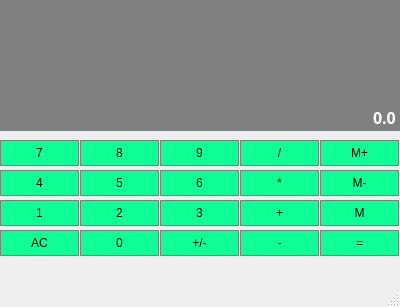
<?xml version="1.0" encoding="UTF-8"?>
<ui version="4.0">
 <class>Calculator</class>
 <widget class="QMainWindow" name="Calculator">
  <property name="geometry">
   <rect>
    <x>0</x>
    <y>0</y>
    <width>400</width>
    <height>307</height>
   </rect>
  </property>
  <property name="windowTitle">
   <string>Calculator</string>
  </property>
  <widget class="QWidget" name="centralWidget">
   <widget class="QLineEdit" name="Display">
    <property name="geometry">
     <rect>
      <x>0</x>
      <y>0</y>
      <width>401</width>
      <height>131</height>
     </rect>
    </property>
    <property name="sizePolicy">
     <sizepolicy hsizetype="Preferred" vsizetype="Expanding">
      <horstretch>0</horstretch>
      <verstretch>0</verstretch>
     </sizepolicy>
    </property>
    <property name="font">
     <font>
      <family>Garuda</family>
      <pointsize>12</pointsize>
      <weight>75</weight>
      <bold>true</bold>
     </font>
    </property>
    <property name="styleSheet">
     <string notr="true">QLineEdit{
	background-color: gray;
	border: 1px solid gray;
	color: #ffffff;
}</string>
    </property>
    <property name="text">
     <string>0.0</string>
    </property>
    <property name="alignment">
     <set>Qt::AlignBottom|Qt::AlignRight|Qt::AlignTrailing</set>
    </property>
   </widget>
   <widget class="QPushButton" name="Button7">
    <property name="geometry">
     <rect>
      <x>0</x>
      <y>140</y>
      <width>79</width>
      <height>26</height>
     </rect>
    </property>
    <property name="sizePolicy">
     <sizepolicy hsizetype="Preferred" vsizetype="Preferred">
      <horstretch>0</horstretch>
      <verstretch>0</verstretch>
     </sizepolicy>
    </property>
    <property name="styleSheet">
     <string notr="true">QPushButton{
	background-color: rgb(14, 255, 147);
	border: 1px solid gray;
	padding: 5px;
}
QPushButton:pressed{
	background-color: rgb(65, 52, 255);
	border: 1px solid gray;
	padding: 5px;
}</string>
    </property>
    <property name="text">
     <string>7</string>
    </property>
   </widget>
   <widget class="QPushButton" name="Divide">
    <property name="geometry">
     <rect>
      <x>240</x>
      <y>140</y>
      <width>79</width>
      <height>26</height>
     </rect>
    </property>
    <property name="sizePolicy">
     <sizepolicy hsizetype="Preferred" vsizetype="Preferred">
      <horstretch>0</horstretch>
      <verstretch>0</verstretch>
     </sizepolicy>
    </property>
    <property name="styleSheet">
     <string notr="true">QPushButton{
	background-color: rgb(14, 255, 147);
	border: 1px solid gray;
	padding: 5px;
}
QPushButton:pressed{
	background-color: rgb(65, 52, 255);
	border: 1px solid gray;
	padding: 5px;
}</string>
    </property>
    <property name="text">
     <string>/</string>
    </property>
   </widget>
   <widget class="QPushButton" name="Button8">
    <property name="geometry">
     <rect>
      <x>80</x>
      <y>140</y>
      <width>79</width>
      <height>26</height>
     </rect>
    </property>
    <property name="sizePolicy">
     <sizepolicy hsizetype="Preferred" vsizetype="Preferred">
      <horstretch>0</horstretch>
      <verstretch>0</verstretch>
     </sizepolicy>
    </property>
    <property name="styleSheet">
     <string notr="true">QPushButton{
	background-color: rgb(14, 255, 147);
	border: 1px solid gray;
	padding: 5px;
}
QPushButton:pressed{
	background-color: rgb(65, 52, 255);
	border: 1px solid gray;
	padding: 5px;
}</string>
    </property>
    <property name="text">
     <string>8</string>
    </property>
   </widget>
   <widget class="QPushButton" name="Button9">
    <property name="geometry">
     <rect>
      <x>160</x>
      <y>140</y>
      <width>79</width>
      <height>26</height>
     </rect>
    </property>
    <property name="sizePolicy">
     <sizepolicy hsizetype="Preferred" vsizetype="Preferred">
      <horstretch>0</horstretch>
      <verstretch>0</verstretch>
     </sizepolicy>
    </property>
    <property name="styleSheet">
     <string notr="true">QPushButton{
	background-color: rgb(14, 255, 147);
	border: 1px solid gray;
	padding: 5px;
}
QPushButton:pressed{
	background-color: rgb(65, 52, 255);
	border: 1px solid gray;
	padding: 5px;
}</string>
    </property>
    <property name="text">
     <string>9</string>
    </property>
   </widget>
   <widget class="QPushButton" name="MemAdd">
    <property name="geometry">
     <rect>
      <x>320</x>
      <y>140</y>
      <width>79</width>
      <height>26</height>
     </rect>
    </property>
    <property name="sizePolicy">
     <sizepolicy hsizetype="Preferred" vsizetype="Preferred">
      <horstretch>0</horstretch>
      <verstretch>0</verstretch>
     </sizepolicy>
    </property>
    <property name="styleSheet">
     <string notr="true">QPushButton{
	background-color: rgb(14, 255, 147);
	border: 1px solid gray;
	padding: 5px;
}
QPushButton:pressed{
	background-color: rgb(65, 52, 255);
	border: 1px solid gray;
	padding: 5px;
}</string>
    </property>
    <property name="text">
     <string>M+</string>
    </property>
   </widget>
   <widget class="QPushButton" name="Button4">
    <property name="geometry">
     <rect>
      <x>0</x>
      <y>170</y>
      <width>79</width>
      <height>26</height>
     </rect>
    </property>
    <property name="sizePolicy">
     <sizepolicy hsizetype="Preferred" vsizetype="Preferred">
      <horstretch>0</horstretch>
      <verstretch>0</verstretch>
     </sizepolicy>
    </property>
    <property name="styleSheet">
     <string notr="true">QPushButton{
	background-color: rgb(14, 255, 147);
	border: 1px solid gray;
	padding: 5px;
}
QPushButton:pressed{
	background-color: rgb(65, 52, 255);
	border: 1px solid gray;
	padding: 5px;
}</string>
    </property>
    <property name="text">
     <string>4</string>
    </property>
   </widget>
   <widget class="QPushButton" name="MemClear">
    <property name="geometry">
     <rect>
      <x>320</x>
      <y>170</y>
      <width>79</width>
      <height>26</height>
     </rect>
    </property>
    <property name="sizePolicy">
     <sizepolicy hsizetype="Preferred" vsizetype="Preferred">
      <horstretch>0</horstretch>
      <verstretch>0</verstretch>
     </sizepolicy>
    </property>
    <property name="styleSheet">
     <string notr="true">QPushButton{
	background-color: rgb(14, 255, 147);
	border: 1px solid gray;
	padding: 5px;
}
QPushButton:pressed{
	background-color: rgb(65, 52, 255);
	border: 1px solid gray;
	padding: 5px;
}</string>
    </property>
    <property name="text">
     <string>M-</string>
    </property>
   </widget>
   <widget class="QPushButton" name="Button6">
    <property name="geometry">
     <rect>
      <x>160</x>
      <y>170</y>
      <width>79</width>
      <height>26</height>
     </rect>
    </property>
    <property name="sizePolicy">
     <sizepolicy hsizetype="Preferred" vsizetype="Preferred">
      <horstretch>0</horstretch>
      <verstretch>0</verstretch>
     </sizepolicy>
    </property>
    <property name="styleSheet">
     <string notr="true">QPushButton{
	background-color: rgb(14, 255, 147);
	border: 1px solid gray;
	padding: 5px;
}
QPushButton:pressed{
	background-color: rgb(65, 52, 255);
	border: 1px solid gray;
	padding: 5px;
}</string>
    </property>
    <property name="text">
     <string>6</string>
    </property>
   </widget>
   <widget class="QPushButton" name="Multiply">
    <property name="geometry">
     <rect>
      <x>240</x>
      <y>170</y>
      <width>79</width>
      <height>26</height>
     </rect>
    </property>
    <property name="sizePolicy">
     <sizepolicy hsizetype="Preferred" vsizetype="Preferred">
      <horstretch>0</horstretch>
      <verstretch>0</verstretch>
     </sizepolicy>
    </property>
    <property name="styleSheet">
     <string notr="true">QPushButton{
	background-color: rgb(14, 255, 147);
	border: 1px solid gray;
	padding: 5px;
}
QPushButton:pressed{
	background-color: rgb(65, 52, 255);
	border: 1px solid gray;
	padding: 5px;
}</string>
    </property>
    <property name="text">
     <string>*</string>
    </property>
   </widget>
   <widget class="QPushButton" name="Button5">
    <property name="geometry">
     <rect>
      <x>80</x>
      <y>170</y>
      <width>79</width>
      <height>26</height>
     </rect>
    </property>
    <property name="sizePolicy">
     <sizepolicy hsizetype="Preferred" vsizetype="Preferred">
      <horstretch>0</horstretch>
      <verstretch>0</verstretch>
     </sizepolicy>
    </property>
    <property name="styleSheet">
     <string notr="true">QPushButton{
	background-color: rgb(14, 255, 147);
	border: 1px solid gray;
	padding: 5px;
}
QPushButton:pressed{
	background-color: rgb(65, 52, 255);
	border: 1px solid gray;
	padding: 5px;
}</string>
    </property>
    <property name="text">
     <string>5</string>
    </property>
   </widget>
   <widget class="QPushButton" name="Button1">
    <property name="geometry">
     <rect>
      <x>0</x>
      <y>200</y>
      <width>79</width>
      <height>26</height>
     </rect>
    </property>
    <property name="sizePolicy">
     <sizepolicy hsizetype="Preferred" vsizetype="Preferred">
      <horstretch>0</horstretch>
      <verstretch>0</verstretch>
     </sizepolicy>
    </property>
    <property name="styleSheet">
     <string notr="true">QPushButton{
	background-color: rgb(14, 255, 147);
	border: 1px solid gray;
	padding: 5px;
}
QPushButton:pressed{
	background-color: rgb(65, 52, 255);
	border: 1px solid gray;
	padding: 5px;
}</string>
    </property>
    <property name="text">
     <string>1</string>
    </property>
   </widget>
   <widget class="QPushButton" name="MemGet">
    <property name="geometry">
     <rect>
      <x>320</x>
      <y>200</y>
      <width>79</width>
      <height>26</height>
     </rect>
    </property>
    <property name="sizePolicy">
     <sizepolicy hsizetype="Preferred" vsizetype="Preferred">
      <horstretch>0</horstretch>
      <verstretch>0</verstretch>
     </sizepolicy>
    </property>
    <property name="styleSheet">
     <string notr="true">QPushButton{
	background-color: rgb(14, 255, 147);
	border: 1px solid gray;
	padding: 5px;
}
QPushButton:pressed{
	background-color: rgb(65, 52, 255);
	border: 1px solid gray;
	padding: 5px;
}</string>
    </property>
    <property name="text">
     <string>M</string>
    </property>
   </widget>
   <widget class="QPushButton" name="Button3">
    <property name="geometry">
     <rect>
      <x>160</x>
      <y>200</y>
      <width>79</width>
      <height>26</height>
     </rect>
    </property>
    <property name="sizePolicy">
     <sizepolicy hsizetype="Preferred" vsizetype="Preferred">
      <horstretch>0</horstretch>
      <verstretch>0</verstretch>
     </sizepolicy>
    </property>
    <property name="styleSheet">
     <string notr="true">QPushButton{
	background-color: rgb(14, 255, 147);
	border: 1px solid gray;
	padding: 5px;
}
QPushButton:pressed{
	background-color: rgb(65, 52, 255);
	border: 1px solid gray;
	padding: 5px;
}</string>
    </property>
    <property name="text">
     <string>3</string>
    </property>
   </widget>
   <widget class="QPushButton" name="Add">
    <property name="geometry">
     <rect>
      <x>240</x>
      <y>200</y>
      <width>79</width>
      <height>26</height>
     </rect>
    </property>
    <property name="sizePolicy">
     <sizepolicy hsizetype="Preferred" vsizetype="Preferred">
      <horstretch>0</horstretch>
      <verstretch>0</verstretch>
     </sizepolicy>
    </property>
    <property name="styleSheet">
     <string notr="true">QPushButton{
	background-color: rgb(14, 255, 147);
	border: 1px solid gray;
	padding: 5px;
}
QPushButton:pressed{
	background-color: rgb(65, 52, 255);
	border: 1px solid gray;
	padding: 5px;
}</string>
    </property>
    <property name="text">
     <string>+</string>
    </property>
   </widget>
   <widget class="QPushButton" name="Button2">
    <property name="geometry">
     <rect>
      <x>80</x>
      <y>200</y>
      <width>79</width>
      <height>26</height>
     </rect>
    </property>
    <property name="sizePolicy">
     <sizepolicy hsizetype="Preferred" vsizetype="Preferred">
      <horstretch>0</horstretch>
      <verstretch>0</verstretch>
     </sizepolicy>
    </property>
    <property name="styleSheet">
     <string notr="true">QPushButton{
	background-color: rgb(14, 255, 147);
	border: 1px solid gray;
	padding: 5px;
}
QPushButton:pressed{
	background-color: rgb(65, 52, 255);
	border: 1px solid gray;
	padding: 5px;
}</string>
    </property>
    <property name="text">
     <string>2</string>
    </property>
   </widget>
   <widget class="QPushButton" name="Clear">
    <property name="geometry">
     <rect>
      <x>0</x>
      <y>230</y>
      <width>79</width>
      <height>26</height>
     </rect>
    </property>
    <property name="sizePolicy">
     <sizepolicy hsizetype="Preferred" vsizetype="Preferred">
      <horstretch>0</horstretch>
      <verstretch>0</verstretch>
     </sizepolicy>
    </property>
    <property name="styleSheet">
     <string notr="true">QPushButton{
	background-color: rgb(14, 255, 147);
	border: 1px solid gray;
	padding: 5px;
}
QPushButton:pressed{
	background-color: rgb(65, 52, 255);
	border: 1px solid gray;
	padding: 5px;
}</string>
    </property>
    <property name="text">
     <string>AC</string>
    </property>
   </widget>
   <widget class="QPushButton" name="Equals">
    <property name="geometry">
     <rect>
      <x>320</x>
      <y>230</y>
      <width>79</width>
      <height>26</height>
     </rect>
    </property>
    <property name="sizePolicy">
     <sizepolicy hsizetype="Preferred" vsizetype="Preferred">
      <horstretch>0</horstretch>
      <verstretch>0</verstretch>
     </sizepolicy>
    </property>
    <property name="styleSheet">
     <string notr="true">QPushButton{
	background-color: rgb(14, 255, 147);
	border: 1px solid gray;
	padding: 5px;
}
QPushButton:pressed{
	background-color: rgb(65, 52, 255);
	border: 1px solid gray;
	padding: 5px;
}</string>
    </property>
    <property name="text">
     <string>=</string>
    </property>
   </widget>
   <widget class="QPushButton" name="ChangeSign">
    <property name="geometry">
     <rect>
      <x>160</x>
      <y>230</y>
      <width>79</width>
      <height>26</height>
     </rect>
    </property>
    <property name="sizePolicy">
     <sizepolicy hsizetype="Preferred" vsizetype="Preferred">
      <horstretch>0</horstretch>
      <verstretch>0</verstretch>
     </sizepolicy>
    </property>
    <property name="styleSheet">
     <string notr="true">QPushButton{
	background-color: rgb(14, 255, 147);
	border: 1px solid gray;
	padding: 5px;
}
QPushButton:pressed{
	background-color: rgb(65, 52, 255);
	border: 1px solid gray;
	padding: 5px;
}</string>
    </property>
    <property name="text">
     <string>+/-</string>
    </property>
   </widget>
   <widget class="QPushButton" name="Subtract">
    <property name="geometry">
     <rect>
      <x>240</x>
      <y>230</y>
      <width>79</width>
      <height>26</height>
     </rect>
    </property>
    <property name="sizePolicy">
     <sizepolicy hsizetype="Preferred" vsizetype="Preferred">
      <horstretch>0</horstretch>
      <verstretch>0</verstretch>
     </sizepolicy>
    </property>
    <property name="styleSheet">
     <string notr="true">QPushButton{
	background-color: rgb(14, 255, 147);
	border: 1px solid gray;
	padding: 5px;
}
QPushButton:pressed{
	background-color: rgb(65, 52, 255);
	border: 1px solid gray;
	padding: 5px;
}</string>
    </property>
    <property name="text">
     <string>-</string>
    </property>
   </widget>
   <widget class="QPushButton" name="Button0">
    <property name="geometry">
     <rect>
      <x>80</x>
      <y>230</y>
      <width>79</width>
      <height>26</height>
     </rect>
    </property>
    <property name="sizePolicy">
     <sizepolicy hsizetype="Preferred" vsizetype="Preferred">
      <horstretch>0</horstretch>
      <verstretch>0</verstretch>
     </sizepolicy>
    </property>
    <property name="styleSheet">
     <string notr="true">QPushButton{
	background-color: rgb(14, 255, 147);
	border: 1px solid gray;
	padding: 5px;
}
QPushButton:pressed{
	background-color: rgb(65, 52, 255);
	border: 1px solid gray;
	padding: 5px;
}</string>
    </property>
    <property name="text">
     <string>0</string>
    </property>
   </widget>
  </widget>
  <widget class="QMenuBar" name="menuBar">
   <property name="geometry">
    <rect>
     <x>0</x>
     <y>0</y>
     <width>400</width>
     <height>23</height>
    </rect>
   </property>
  </widget>
  <widget class="QStatusBar" name="statusBar"/>
 </widget>
 <layoutdefault spacing="6" margin="11"/>
 <resources/>
 <connections/>
</ui>
